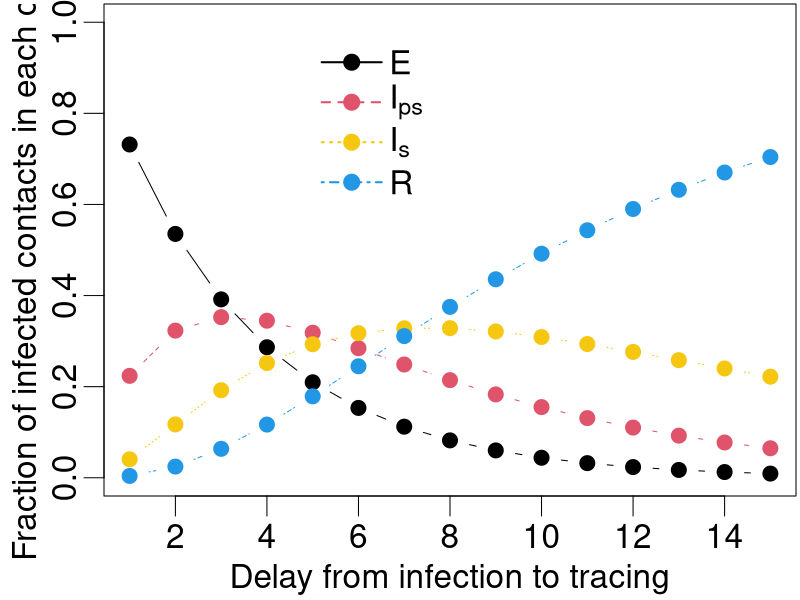

Source code (R):
t_ms=1/c(1:15) #testing delays
q_E_Ips=1/3.2
q_Ips_Is=1/2.3
gamma_Is=1/5
f_Eps=exp(-q_E_Ips*1/t_ms);#f_Eps #frac remaining in E that hasn't left; decays w/ time
#     frac left E*    frac hasn't left Ips
f_Ips=(1-f_Eps)*(exp(-(1/t_ms)/(1/q_E_Ips+1/q_Ips_Is)));#f_Ips
f_ms1=(1-f_Ips-f_Eps)*(exp(-(1/t_ms)/(1/q_E_Ips+1/q_Ips_Is+1/gamma_Is)));#f_ms1
f_R=(1-f_Ips-f_Eps-f_ms1);#f_R
tab1=data.frame(delay=1/t_ms,E=f_Eps,I_ps=f_Ips,I_s=f_ms1,R=f_R);#tab1
#pdf("Fig S2.pdf",width=10,height=8)
tiff("Fig S2.tif",width=10,height=8,units="in",res=300,compression = "lzw")
par(mfcol=c(1,1),mar=c(2.5, 2.5, 0, 0),mgp=c(1.5,.5,0),oma = c(rep(0.1,4)),cex=2)
matplot(x=1/t_ms,y=cbind(f_Eps,f_Ips,f_ms1,f_R),type="b",ylim=c(0,1),pch=19,col=c(1,2,7,4),
        xlab="Delay from infection to tracing",ylab="Fraction of infected contacts in each class")
legend(5,1,c("E",expression(I[ps]),expression(I[s]),"R"),col=c(1,2,7,4),lty=1:4,bty="n",pch=19,x.intersp=.25,lwd=2)
dev.off()